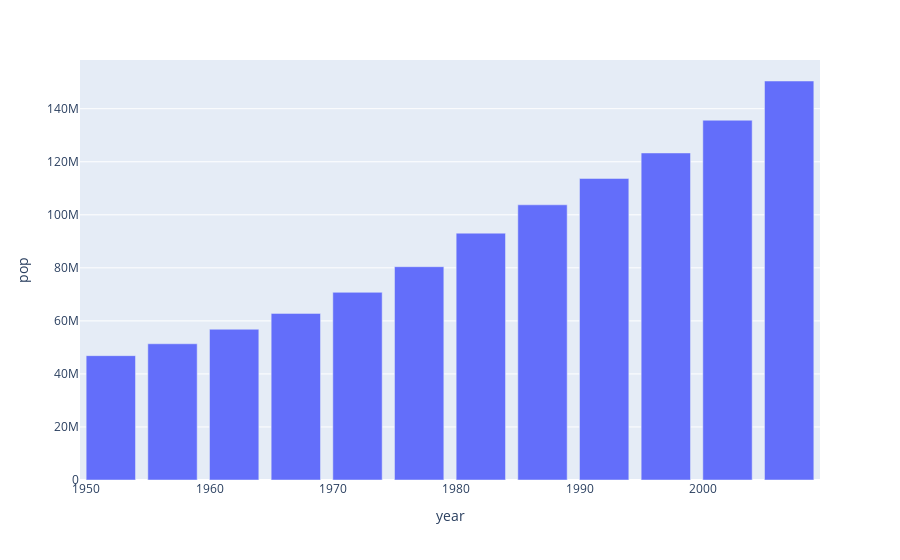

Notebook cell for this chart:
### Markdown cell above
### Visualizations with Custom Bar Charts

Taking a look at the Population Growth in Bangladesh (1970-2007) by using a bar plot. Each row of the Dataframe is represented by a rectangular mark.

### Code cell
data_bangladesh = px.data.gapminder().query("country == 'Bangladesh'")
fig = px.bar(data_bangladesh, x='year', y='pop', height=400)
fig.show()

### Figure 1 — Plotly figure (JSON) as saved in the notebook; plotly's stock layout.template omitted (floating-point values rounded to 4 significant figures)
{"data": [{"alignmentgroup": "True", "hovertemplate": "year=%{x}<br>pop=%{y}<extra></extra>", "legendgroup": "", "marker": {"color": "#636efa"}, "name": "", "offsetgroup": "", "orientation": "v", "showlegend": false, "textposition": "auto", "type": "bar", "x": [1952, 1957, 1962, 1967, 1972, 1977, 1982, 1987, 1992, 1997, 2002, 2007], "xaxis": "x", "y": [46886859, 51365468, 56839289, 62821884, 70759295, 80428306, 93074406, 103764241, 113704579, 123315288, 135656790, 150448339], "yaxis": "y"}], "layout": {"autosize": true, "barmode": "relative", "legend": {"tracegroupgap": 0}, "margin": {"t": 60}, "xaxis": {"anchor": "y", "autorange": true, "domain": [0, 1], "range": [1950.0, 2010.0], "title": {"text": "year"}, "type": "linear"}, "yaxis": {"anchor": "x", "autorange": true, "domain": [0, 1], "range": [0, 158400000.0], "title": {"text": "pop"}, "type": "linear"}}}
